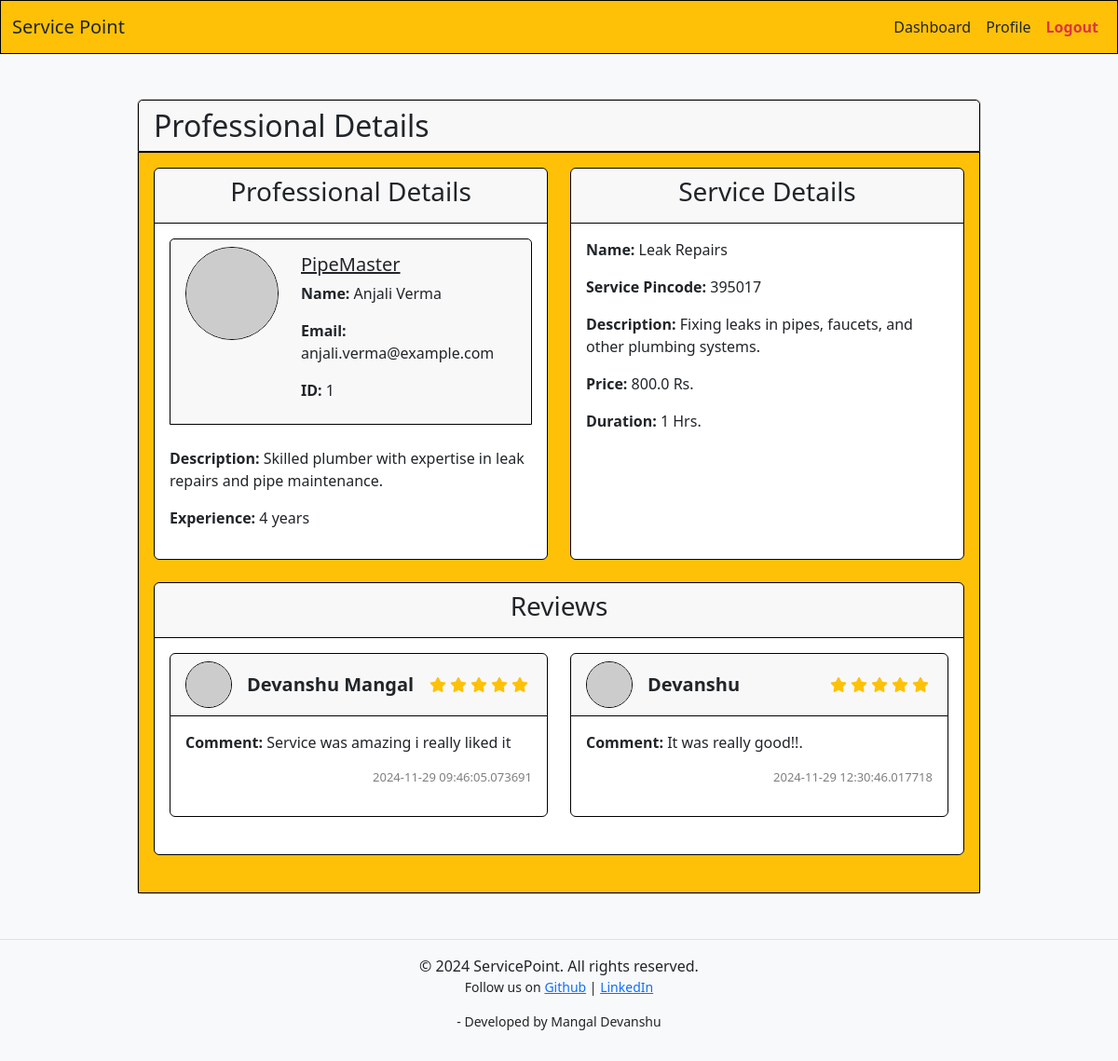
The page /professional/1 (signed in) on the database its author committed.
### models.py (models this page shows)
class ServiceProfessional(db.Model):
    id = db.Column(db.Integer, primary_key=True)
    service = db.relationship('Service', backref='service_professional', lazy=True, uselist=False)
    service_requests = db.relationship('ServiceRequest', backref='service_request_professional', lazy=True)
    name = db.Column(db.String(64), nullable=False)
    email = db.Column(db.String(128), unique=True, nullable=False)
    category = db.Column(db.String(64), db.ForeignKey('category.name', name='fk_serviceprofessional_category'), nullable=False)
    description = db.Column(db.String(256), nullable=True)
    experience = db.Column(db.Integer, nullable=False)
    username = db.Column(db.String(32), unique=True, nullable=False)
    passhash = db.Column(db.String(256), nullable=False)
    approved = db.Column(db.Boolean, nullable=False, default=False)
    blocked = db.Column(db.Boolean, nullable=False, default=False)
    created_at = db.Column(db.DateTime, default=datetime.utcnow, nullable=False)
    transactions = db.relationship('Transaction', backref='service_professional', lazy=True)

class Service(db.Model):
    id = db.Column(db.Integer, primary_key=True)
    category_id = db.Column(db.Integer, db.ForeignKey('category.id', name='fk_service_category'), nullable=False)
    service_professional_id = db.Column(db.Integer, db.ForeignKey('service_professional.id', name='fk_service_serviceprofessional'), nullable=False)
    name = db.Column(db.String(64), nullable=False)
    description = db.Column(db.String(256), nullable=True)
    price = db.Column(db.Float, nullable=False)
    time = db.Column(db.Integer, nullable=False)
    area_pincode = db.Column(db.String(6), nullable=False)
    created_at = db.Column(db.DateTime, default=datetime.utcnow, nullable=False)
    reviews = db.relationship('Review', backref='service', lazy=True)
    service_requests = db.relationship('ServiceRequest', backref='service', lazy=True)

class Review(db.Model):
    id = db.Column(db.Integer, primary_key=True)
    service_id = db.Column(db.Integer, db.ForeignKey('service.id', name='fk_review_service'), nullable=False)
    user_id = db.Column(db.Integer, db.ForeignKey('user.id', name='fk_review_user'), nullable=False)
    description = db.Column(db.String(256), nullable=False)
    rating = db.Column(db.Integer, nullable=False)
    created_at = db.Column(db.DateTime, default=datetime.utcnow, nullable=False)

class User(db.Model):
    id = db.Column(db.Integer, primary_key=True)
    username = db.Column(db.String(32), unique=True, nullable=False)
    passhash = db.Column(db.String(256), nullable=False)
    name = db.Column(db.String(64), nullable=True)
    email = db.Column(db.String(128), unique=True, nullable=True)
    created_at = db.Column(db.DateTime, default=datetime.utcnow, nullable=False)
    blocked = db.Column(db.Boolean, nullable=False, default=False)
    service_requests = db.relationship('ServiceRequest', backref='user', lazy=True)
    transactions = db.relationship('Transaction', backref='user', lazy=True)
    reviews = db.relationship('Review', backref='user', lazy=True)

### routes.py (the view)
@app.route('/professional/<int:id>')
@login_required
@admin_required
def show_professional(id):
    print("Professional page requested")
    professional=ServiceProfessional.query.get(id)
    services=Service.query.filter_by(service_professional_id=id).first()
    reviews=Review.query.filter_by(service_id=services.id).all()
    print(reviews)
    return render_template("view_professional.html",professional=professional,service=services,reviews=reviews)

### routes.py (called while the page is built)
def login_required(func):
    @wraps(func)
    def inner(*args, **kwargs):
        if 'logged_in' in session:
            return func(*args, **kwargs)
        else:
            flash("You are not authorized to view this page, please login")
            return redirect(url_for('show_login'))
    return inner

def admin_required(func):
    @wraps(func)
    def inner(*args, **kwargs):
        if 'logged_in' in session and session['user_type']=="admin":
            return func(*args, **kwargs)
        else:
            flash("You are not authorized to view this page")
            return redirect(url_for('show_login'))
    return inner

### templates/view_professional.html (shortened to what this page needs)
{% extends 'layout.html' %}
{% block content %}
    <div class="container mt-5">
        <div class="row justify-content-center">
            <div class="col-lg-10">
                <div class="card">
                    <div class="card-header border border-black text-center d-flex justify-content-between align-items-center">
                        <h2 class="mb-0">Professional Details</h2>
                    </div>
                    <div class="card-body border border-black bg-warning">
                        <div class="row d-flex align-items-stretch">
                            <div class="col-md-6 mb-4">
                                <div class="card border border-black h-100">
                                    <div class="card-header border-bottom border-black text-center">
                                        <h3>Professional Details</h3>
                                    </div>
                                    <div class="card-body">
                                        <div class="card-header mb-4 border border-black d-flex">
                                            <img src="https://api.dicebear.com/9.x/lorelei/svg?seed={{service.service_professional.name}}"
                                                 class="rounded-circle border border-black mb-3"
                                                 alt="Professional Image"
                                                 style="width: 100px; height: 100px;">
                                            <div class="mx-4">
                                                <p class="fs-5 my-1"><u>{{ professional.username }}</u></p>
                                                <p><strong>Name:</strong> {{ professional.name }}</p>
                                                <p><strong>Email:</strong> {{ professional.email }}</p>
                                                <p><strong>ID:</strong> {{ professional.id }}</p>
                                            </div>
                                        </div>
                                        <p><strong>Description:</strong> {{ professional.description }}</p>
                                        <p><strong>Experience:</strong> {{ professional.experience }}</p>
                                    </div>
                                </div>
                            </div>
                            <div class="col-md-6 mb-4">
                                <div class="card border border-black h-100">
                                    <div class="card-header border-bottom border-black text-center">
                                        <h3>Service Details</h3>
                                    </div>
                                    <div class="card-body">
                                        <p><strong>Name:</strong> {{ service.name }}</p>
                                        <p><strong>Service Pincode:</strong> {{ service.area_pincode }}</p>
                                        <p><strong>Description:</strong> {{ service.description }}</p>
                                        <p><strong>Price:</strong> {{ service.price }} Rs.</p>
                                        <p><strong>Duration:</strong> {{ service.time }} Hrs.</p>
                                    </div>
                                </div>
                            </div>
                        </div>
                        <div class="col-md-12 mb-4">
                            <div class="card border border-black">
                                <div class="card-header border-bottom border-black text-center">
                                    <h3>Reviews</h3>
                                </div>
                                <div class="card-body">
                                    <div class="row">
                                            {% for review in reviews %}
                                            <div class="col-md-6 mb-4">
                                                <div class="card border border-black">
                                                    <div class="card-header border-bottom border-black d-flex align-items-center justify-content-between">
                                                        <div class="d-flex align-items-center">
                                                            <img src="https://api.dicebear.com/9.x/lorelei/svg?seed={{ review.user.name }}"
                                                                 class="rounded-circle border border-black me-3"
                                                                 alt="Reviewer Image"
                                                                 style="width: 50px; height: 50px;">
                                                            <h5 class="mb-0"><strong>{{ review.user.name }}</strong></h5>
                                                        </div>
                                                        <div class="rating d-flex align-items-center">
                                                            {% for star in range(1, 6) %}
                                                            <i class="fas {% if star <= review.rating %}fa-star{% else %}fa-star-o{% endif %} text-warning me-1"></i>
                                                            {% endfor %}
                                                        </div>
                                                    </div>
                                                    <div class="card-body">
                                                        <p><strong>Comment:</strong> {{ review.description}}</p>
                                                        <p class="text-black-50 float-end"style="font-size:13px;"> {{ review.created_at }}</p>
                                                    </div>
                                                </div>
                                            </div>
                                            {% endfor %}
                                    </div>
                                </div>
                            </div>
                        </div>
                    </div>
                </div>
            </div>
        </div>
    </div>
{% endblock %}

### rows shown on the page
ServiceProfessional: username "PipeMaster", name "Anjali Verma", email "anjali.verma@example.com", id "1", description "Skilled plumber with expertise in leak repairs and pipe maintenance.", experience "4 years"
Service: name "Leak Repairs", area_pincode "395017", description "Fixing leaks in pipes, faucets, and other plumbing systems.", price "800.0", time "1"
Review: user.name "Devanshu Mangal", rating 5 (drawn), description "Service was amazing i really liked it", created_at "2024-11-29 09:46:05.073691"
Review: user.name "Devanshu", rating 5 (drawn), description "It was really good!!.", created_at "2024-11-29 12:30:46.017718"
